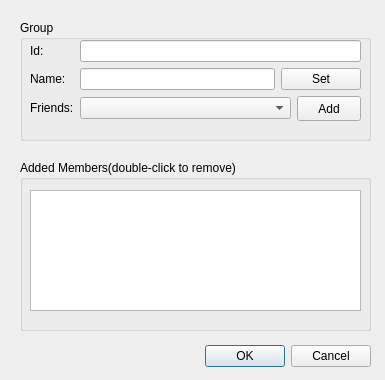
<?xml version="1.0" encoding="UTF-8"?>
<ui version="4.0">
 <class>NewGroupDialog</class>
 <widget class="QDialog" name="NewGroupDialog">
  <property name="geometry">
   <rect>
    <x>0</x>
    <y>0</y>
    <width>385</width>
    <height>380</height>
   </rect>
  </property>
  <property name="sizePolicy">
   <sizepolicy hsizetype="Fixed" vsizetype="Fixed">
    <horstretch>0</horstretch>
    <verstretch>0</verstretch>
   </sizepolicy>
  </property>
  <property name="minimumSize">
   <size>
    <width>385</width>
    <height>380</height>
   </size>
  </property>
  <property name="maximumSize">
   <size>
    <width>385</width>
    <height>380</height>
   </size>
  </property>
  <property name="baseSize">
   <size>
    <width>385</width>
    <height>380</height>
   </size>
  </property>
  <property name="windowTitle">
   <string>Group</string>
  </property>
  <widget class="QDialogButtonBox" name="buttonBox">
   <property name="geometry">
    <rect>
     <x>30</x>
     <y>340</y>
     <width>341</width>
     <height>32</height>
    </rect>
   </property>
   <property name="orientation">
    <enum>Qt::Horizontal</enum>
   </property>
   <property name="standardButtons">
    <set>QDialogButtonBox::Cancel|QDialogButtonBox::Ok</set>
   </property>
  </widget>
  <widget class="QGroupBox" name="grpAdded">
   <property name="geometry">
    <rect>
     <x>20</x>
     <y>160</y>
     <width>351</width>
     <height>171</height>
    </rect>
   </property>
   <property name="title">
    <string>Added Members(double-click to remove)</string>
   </property>
   <widget class="QWidget" name="horizontalLayoutWidget_2">
    <property name="geometry">
     <rect>
      <x>10</x>
      <y>30</y>
      <width>331</width>
      <height>121</height>
     </rect>
    </property>
    <layout class="QHBoxLayout" name="horizontalLayout_2">
     <item>
      <widget class="QListWidget" name="listAddedMembers">
       <property name="font">
        <font>
         <family>Arial</family>
         <pointsize>10</pointsize>
         <weight>75</weight>
         <bold>true</bold>
        </font>
       </property>
      </widget>
     </item>
    </layout>
   </widget>
  </widget>
  <widget class="QGroupBox" name="groupBox">
   <property name="geometry">
    <rect>
     <x>20</x>
     <y>20</y>
     <width>351</width>
     <height>121</height>
    </rect>
   </property>
   <property name="title">
    <string>Group</string>
   </property>
   <widget class="QWidget" name="formLayoutWidget">
    <property name="geometry">
     <rect>
      <x>10</x>
      <y>20</y>
      <width>331</width>
      <height>91</height>
     </rect>
    </property>
    <layout class="QFormLayout" name="formLayout">
     <item row="0" column="0">
      <widget class="QLabel" name="lblGroupId">
       <property name="text">
        <string>Id:</string>
       </property>
      </widget>
     </item>
     <item row="0" column="1">
      <widget class="QLineEdit" name="leGroupId"/>
     </item>
     <item row="1" column="0">
      <widget class="QLabel" name="lblGroupName">
       <property name="text">
        <string>Name:</string>
       </property>
      </widget>
     </item>
     <item row="2" column="0">
      <widget class="QLabel" name="lblMembers">
       <property name="text">
        <string>Friends:</string>
       </property>
      </widget>
     </item>
     <item row="2" column="1">
      <layout class="QHBoxLayout" name="horizontalLayout">
       <item>
        <widget class="QComboBox" name="cbbMembers"/>
       </item>
       <item>
        <widget class="QPushButton" name="btnAdd">
         <property name="minimumSize">
          <size>
           <width>64</width>
           <height>25</height>
          </size>
         </property>
         <property name="maximumSize">
          <size>
           <width>64</width>
           <height>25</height>
          </size>
         </property>
         <property name="baseSize">
          <size>
           <width>64</width>
           <height>25</height>
          </size>
         </property>
         <property name="text">
          <string>Add</string>
         </property>
        </widget>
       </item>
      </layout>
     </item>
     <item row="1" column="1">
      <layout class="QHBoxLayout" name="horizontalLayout_4">
       <item>
        <widget class="QLineEdit" name="leGroupName"/>
       </item>
       <item>
        <widget class="QPushButton" name="btnSetGroupName">
         <property name="text">
          <string>Set</string>
         </property>
        </widget>
       </item>
      </layout>
     </item>
    </layout>
   </widget>
  </widget>
 </widget>
 <tabstops>
  <tabstop>cbbMembers</tabstop>
  <tabstop>btnAdd</tabstop>
 </tabstops>
 <resources/>
 <connections>
  <connection>
   <sender>buttonBox</sender>
   <signal>accepted()</signal>
   <receiver>NewGroupDialog</receiver>
   <slot>accept()</slot>
   <hints>
    <hint type="sourcelabel">
     <x>248</x>
     <y>254</y>
    </hint>
    <hint type="destinationlabel">
     <x>157</x>
     <y>274</y>
    </hint>
   </hints>
  </connection>
  <connection>
   <sender>buttonBox</sender>
   <signal>rejected()</signal>
   <receiver>NewGroupDialog</receiver>
   <slot>reject()</slot>
   <hints>
    <hint type="sourcelabel">
     <x>316</x>
     <y>260</y>
    </hint>
    <hint type="destinationlabel">
     <x>286</x>
     <y>274</y>
    </hint>
   </hints>
  </connection>
 </connections>
</ui>
